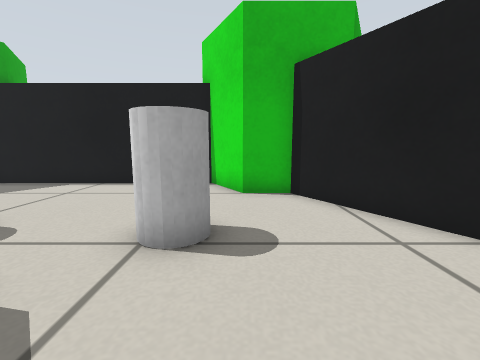
[1] (above)

14 first-person views from a walk through a Gazebo world. The camera is 0.37 m above the floor, tilts 8° down and sees 90° across. The floor is counted in squares, 0.25 m on a side. Each view is taken from the middle of a square. On the plan, view 1 faces up. The plan holds only what a view shows up to about 13 squares ahead; the rest is blank. The place goes on beyond the plan.

[2]
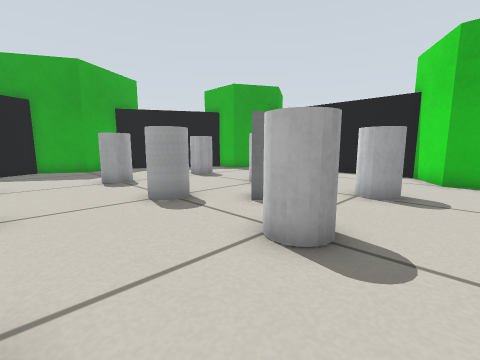

[3]
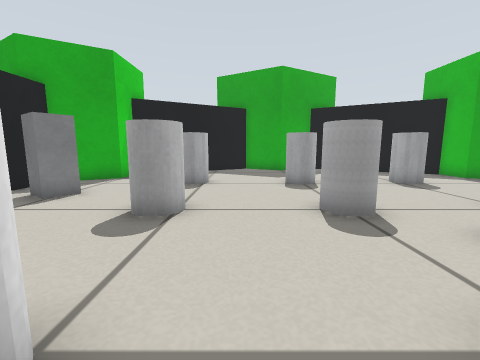

[4]
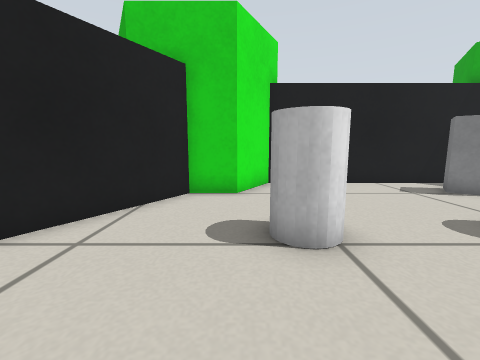

[5]
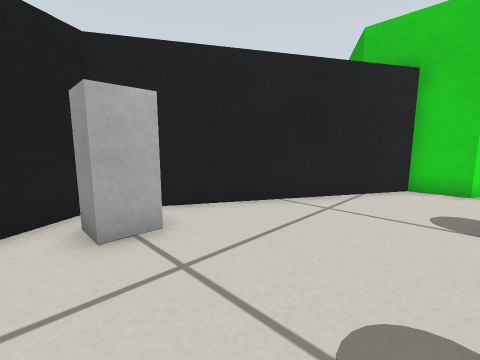

[6]
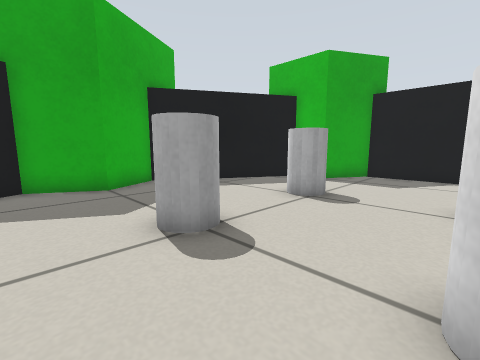

[7]
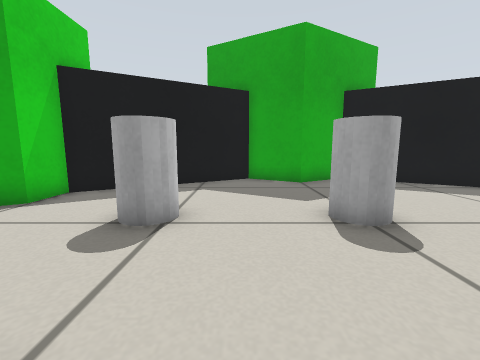

[8]
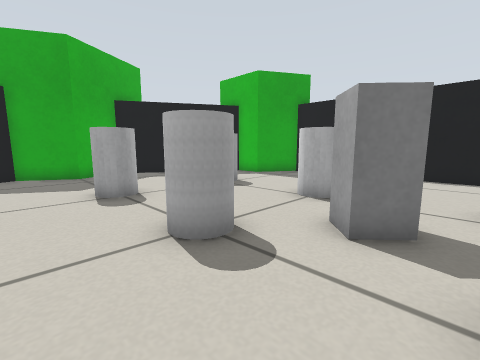

[9]
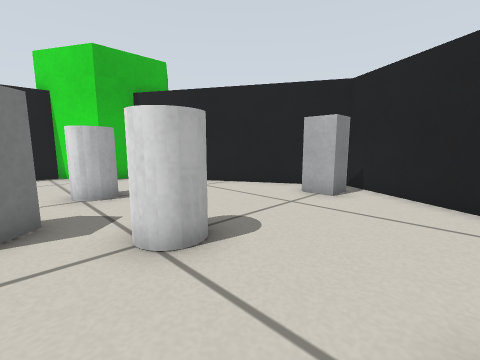

[10]
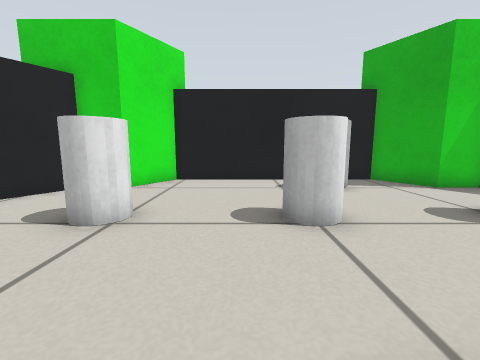

[11]
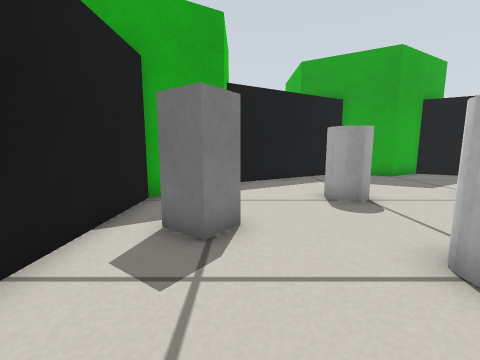

[12]
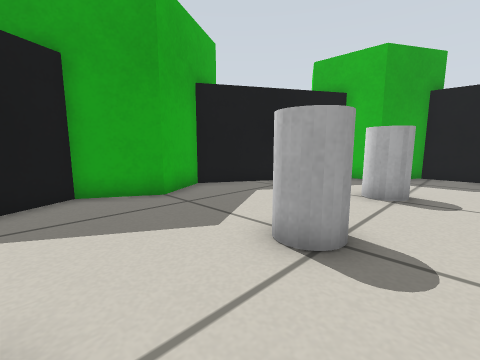

[13]
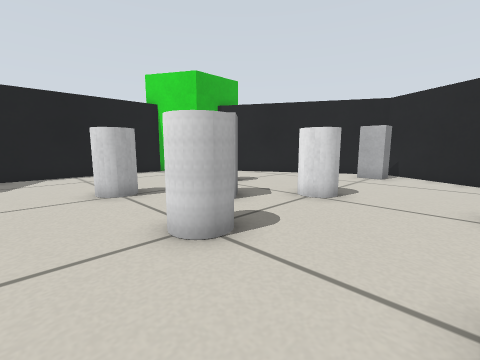

[14]
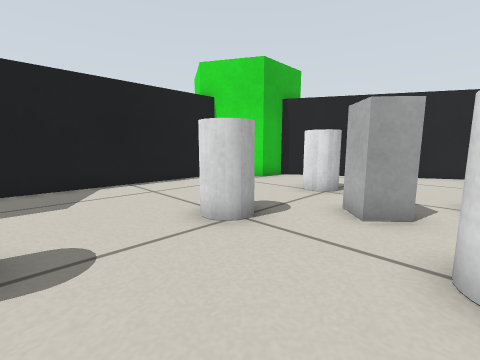

### Floor plan
Points are (right, up) in squares from view 1. A wall is a line through its corners. A room is listed if a view was taken in it or the views show most of it. See-through windows are left out.
Room 1 (views 1, 2, 3, 4, 5, 6, 7, 8, 9, 10, 11, 12, 13, 14)
walls: (0.1, 7.5) (-1.1, 9.7) (-9.8, 9.7) (-11.1, 7.5) (-12.6, 7.5) (-16, 1.6) (-14.8, -0.5) (-16, -2.6) (-12.6, -8.5) (-11.1, -8.5) (-9.8, -10.7) (-1.2, -10.7) (0.1, -8.5) (1.6, -8.5) (6.2, -0.5) (1.6, 7.5) (0.1, 7.5)
objects: white cylinder (-10, -5) to (-9, -4); white cylinder (-10, -1) to (-9, 0); white cylinder (-10, 3) to (-9, 4); grey box (-8, -9) to (-7, -8); white cylinder (-6, -5) to (-5, -4); white cylinder (-6, -1) to (-5, 0); white cylinder (-6, 3) to (-5, 4); grey box (-4, 1) to (-3, 2); white cylinder (-2, -5) to (-1, -4); white cylinder (-2, -1) to (-1, 0); white cylinder (-2, 3) to (-1, 4); grey box (4, -1) to (5, 0)

Where each view was taken, in squares from view 1:
view 1: 0 up, 0 right, facing up
view 2: 4 down, 1 right, facing up-left
view 3: 3 down, 0 right, facing left
view 4: 1 down, 0 right, facing down
view 5: 1 up, 0 right, facing down-right
view 6: 3 down, 6 left, facing up-left
view 7: 3 down, 5 left, facing left
view 8: 3 down, 2 left, facing up-left
view 9: 4 down, 3 left, facing up-right
view 10: 0 up, 4 left, facing down
view 11: 8 down, 3 left, facing left
view 12: 4 down, 8 left, facing up-left
view 13: 4 down, 8 left, facing up-right
view 14: 0 up, 9 left, facing up-right
